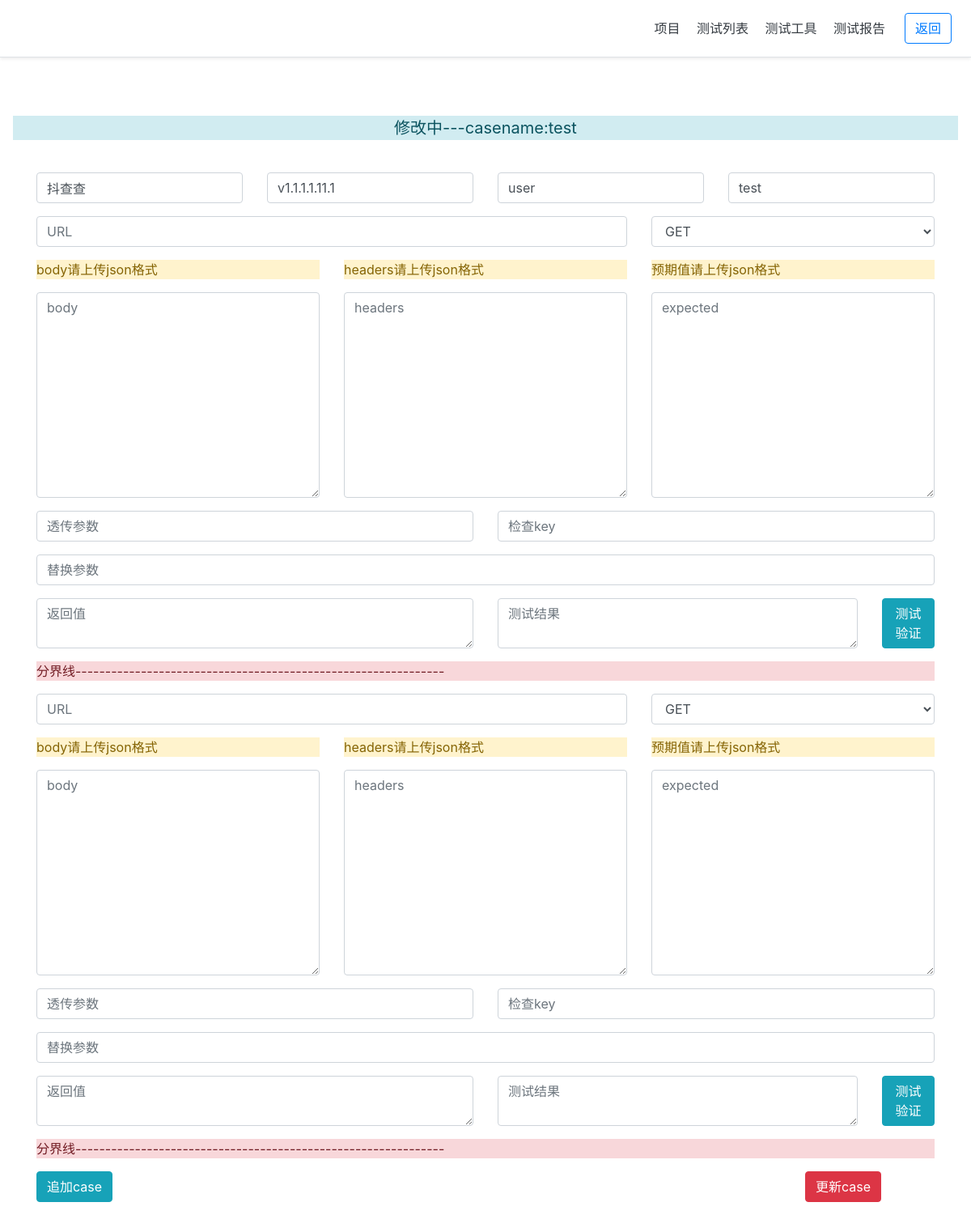
/Dcc/case_edit/?case_id=79, run on the app's committed database.
### Dcc/models.py (models this page shows, shortened)
class apilist(models.Model):
    item = models.CharField(max_length=128)
    release = models.CharField(max_length=128)
    modules = models.CharField(max_length=128)
    casename = models.CharField(max_length=500)
    caselists =  models.CharField(max_length=1000)
    case_id = models.AutoField(primary_key=True)
    c_time = models.DateTimeField(auto_now_add=True)
    class Meta:
        ordering = ["-c_time"]
        verbose_name = "接口用例"
        verbose_name_plural = "接口用例"

### Dcc/views.py (the view)
# urls.py: path('case_edit/',views.case_edit),
@csrf_exempt
@ensure_csrf_cookie
def case_edit(request):
    if request.method == 'POST':
        caseapi_return = []
        caselist = request.POST.get('caselist_s')
        case = models.apilist.objects.get(case_id=caselist)
        case = eval(case.caselists.replace(' ', '').replace(r'\n', ''))
        for x in case:
            caseapi_return.append(case[x])
        print(caseapi_return)
        return HttpResponse(json.dumps(caseapi_return))
    else:
        apilist = {}
        case_id = request.GET.get('case_id')
        apilist = models.apilist()
        case = models.apilist.objects.get(case_id=case_id)
        item = case.item
        release = case.release
        modules = case.modules
        casename = case.casename
        caselists = case.caselists.replace(' ', '').replace(r'\n', '')
        caselists = eval(caselists)
        x=len(caselists)-1
        for case in caselists:
            print(caselists[case]['Casereplace'])
        return render(request, 'Dcc/caseedit.html', locals())

### Dcc/templates/Dcc/caseedit.html (shortened to what this page needs)
{% load static %}
<!doctype html>
<html lang="en">
  <head>
    <link href="https://cdn.bootcss.com/twitter-bootstrap/4.3.1/css/bootstrap.min.css" rel="stylesheet">
    <link href="{% static 'login/css/login.css' %}" rel="stylesheet"/>
  </head>
  <body>
    <div class="d-flex flex-column flex-md-row align-items-center p-3 px-md-4 mb-3 bg-white border-bottom shadow-sm">
  <nav class="my-2 my-md-0 mr-md-3">
    <a class="p-2 text-dark" href="#">项目</a>
    <a class="p-2 text-dark" href="/Dcc/caseapi/">测试列表</a>
    <a class="p-2 text-dark" href="#">测试工具</a>
    <a class="p-2 text-dark" href="/Dcc/case_report/">测试报告</a>
  </nav>
  <a class="btn btn-outline-primary" href="/login/index/">返回</a>
</div>
<div class="pricing-header px-3 py-3 pt-md-5 pb-md-4 mx-auto text-center">
    <div class="alert-info">
        <p class="lead"><b>修改中---casename:{{casename}}</b></p>
    </div>
  </div>
     <form action="/Dcc/casetest/" method="post">
  <div class="container">
    <div class="row justify-content-start">
        <div class="col">
            <div class="form-group">
              <input type="text" class="form-control Item"  placeholder="项目名称" value="{{ item }}">
            </div>
          </div>
          <div class="col">
            <div class="form-group">
                    <input type="text" class="form-control Release"  placeholder="迭代版本" value="{{ release }}">
              </div>
          </div>
          <div class="col">
            <input type="text" class="form-control Modules" placeholder="模块" value="{{ modules }}">
          </div>
          <div class="col">
              <input type="text" class="form-control Casename"placeholder="case" value="{{ casename }}">
            </div>
    </div>
            <div id="request" data-index=1>
                {% for keys, row in caselists.items %}
            <div class="row justify-content-start">
                <div class="col-8">
                    <div class="form-group">
                        <input  type="text" class="form-control Caseurl{{keys}}" placeholder="URL" >
                    </div>
                  </div>
                  <div class="col-4">
                    <div class="form-group">
                        <select class="form-control Caserequest{{keys}}">
                            <option>GET</option>
                        </select>
                      </div>
                  </div>
            </div>
            <div class="row justify-content-start">
                <div class="col-4">
                    <div class="form-group alert-warning">
                        <p>body请上传json格式</p>
                    </div>
                  </div>
                  <div class="col-4">
                    <div class="form-group alert-warning">
                        <p>headers请上传json格式</p>
                      </div>
                  </div>
                  <div class="col-4">
                    <div class="form-group alert-warning">
                        <p>预期值请上传json格式</p>
                    </div>
                  </div>
            </div>
            <div class="row justify-content-start">
                <div class="col-4">
                    <div class="form-group">
                        <textarea   class="form-control Casebody{{keys}}" rows="10" placeholder="body"></textarea>
                    </div>
                  </div>
                  <div class="col-4">
                    <div class="form-group">
                        <textarea class="form-control Caseheaders{{keys}}" rows="10" placeholder="headers"></textarea>
                      </div>
                  </div>
                  <div class="col-4">
                    <div class="form-group">
                        <textarea  class="form-control Caseexpected{{keys}}" rows="10" placeholder="expected"></textarea>
                    </div>
                  </div>
            </div>
            <div class="row justify-content-start">
                <div class="col-6">
                    <div class="form-group">
                        <input  type="text" class="form-control Casedeliver{{keys}}" placeholder="透传参数">
                    </div>
                  </div>
                  <div class="col-6">
                    <div class="form-group">
                        <input  type="text" class="form-control Casekey{{keys}}" placeholder="检查key">
                      </div>
                  </div>
            </div>
             <div class="row justify-content-start">
                <div class="col-12">
                    <div class="form-group">
                        <input   type="text" class="form-control replace{{keys}}" placeholder="替换参数">
                    </div>
                  </div>
            </div>
            <div class="row justify-content-start">
                <div class="col-6">
                    <div class="form-group">
                        <textarea  class="form-control Response{{keys}}" rows="0" placeholder="返回值"></textarea>
                    </div>
                  </div>
                  <div class="col-5">
                    <div class="form-group">
                        <textarea  class="form-control result{{keys}}" rows="0" placeholder="测试结果"></textarea>
                    </div>
                  </div>
                  <div class="col-1">
                    <div class="form-group">
                        <button data-casetest=1  type="button" class="btn btn-info test{{keys}}" onclick="casetest({{keys}})">测试验证</button>
                    </div>
                  </div>
            </div>
            <div class="row justify-content-start">
                <div class="col">
                    <div class="form-group alert-danger">
                        <p>分界线--------------------------------------------------------------</p>
                      </div>
                  </div>
            </div>
                 {% endfor %}
        </div>
      <div class="row justify-content-start">
                <div class="col-2">
                    <div class="form-group">
                       <button type="button" class=" btn btn-info" onclick="appendrequest()">追加case</button>
                    </div>
                  </div>
                  <div class="col-8">
                  </div>
                  <div class="col-2">
                    <div class="form-group">
                       <button type="button" class="btn btn-danger" onclick="caseupdate()">更新case</button>
                    </div>
                  </div>
            </div>
  </div>
     </form>
  </body>
</html>

### login/static/login/css/login.css (style rules this page uses)
body { height: 100%; }

### data on the page
apilist: casename "test", item "抖查查", release "v1.1.1.1.11.1", modules "user"
